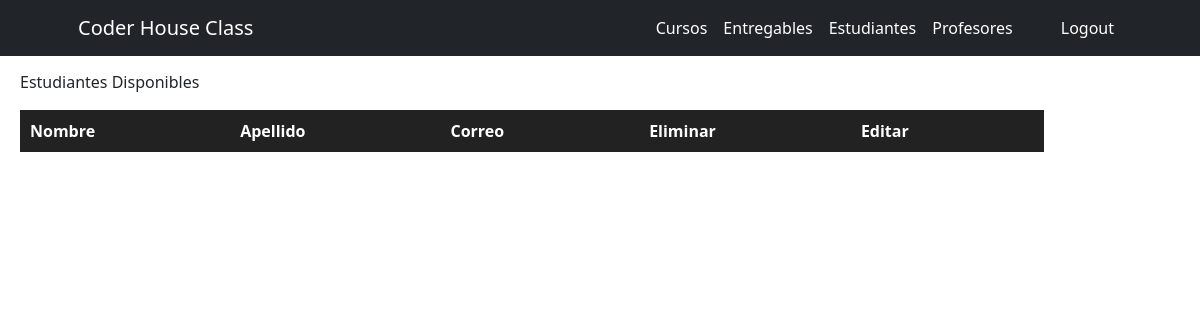
The app's page /AppCoder/estudiantes/, older data.
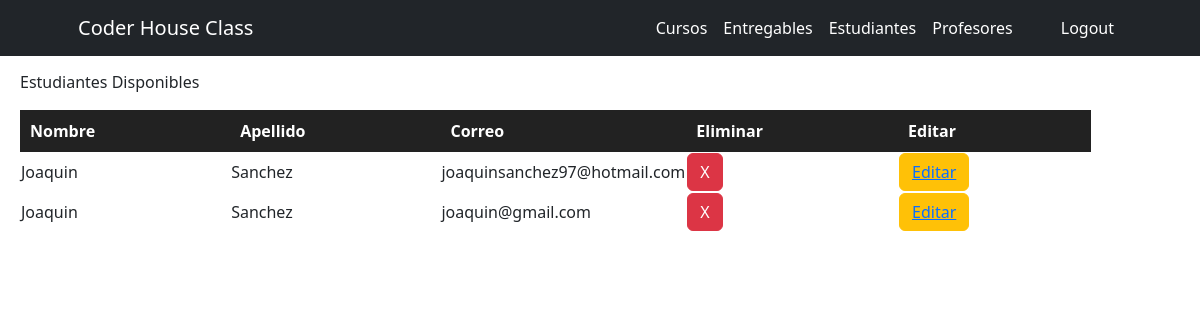
The same page, newer data.
### AppCoder/models.py (models this page shows, shortened)
class Estudiante(models.Model):
    nombre = models.CharField(max_length=30)
    apellido = models.CharField(max_length=30)
    email = models.EmailField()

### AppCoder/views.py (the view)
# urls.py: path('estudiantes/', estudiantes, name="Estudiantes"),
def estudiantes(request):
    Estudiantes = Estudiante.objects.all()
    return render(request, "AppCoder/estudiantes.html", {"Estudiantes": Estudiantes})

### AppCoder/templates/AppCoder/estudiantes.html (shortened to what this page needs)
<div>
    {% extends "AppCoder/inicio.html" %}
    {% load static %}
        {% block contenidoQueCambia %}
          <p>Estudiantes Disponibles</p>
          <table id="tableInfoEstudiantes">
            <tr id="tituloTablaEstudiantes">
              <th>Nombre</th>
              <th>Apellido</th>
              <th>Correo</th>
              <th>Eliminar</th>
              <th>Editar</th>
            </tr>
              {% for estudiante in Estudiantes %}
                <tr>
                  <td>{{estudiante.nombre}}</td>
                  <td>{{estudiante.apellido}}</td>
                  <td>{{estudiante.email}}</td>
                  <td><button class="btn btn-danger btnEliminar"><a href="{% url 'eliminarEstudiante' estudiante.nombre %}">X</a></button></td>
                  <td><button class="btn btn-warning btnEditar"><a href="{% url 'editarEstudiante' estudiante.nombre %}">Editar</a></button></td>
                </tr>
              {% endfor %}
          </table>
        {% endblock %}

Row changes from the older to the newer data that the page shows:
added Estudiante: nombre "Joaquin", apellido "Sanchez", email "joaquinsanchez97@hotmail.com"
added Estudiante: nombre "Joaquin", apellido "Sanchez", email "joaquin@gmail.com"
